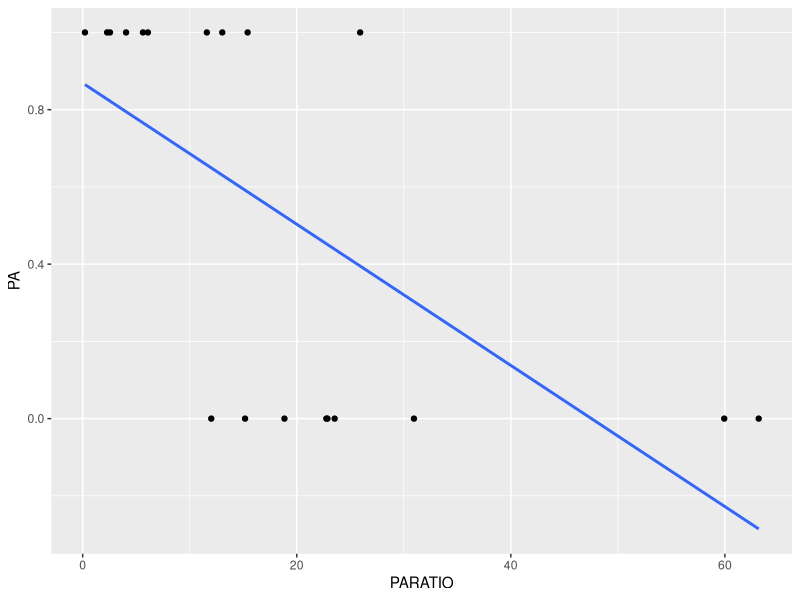
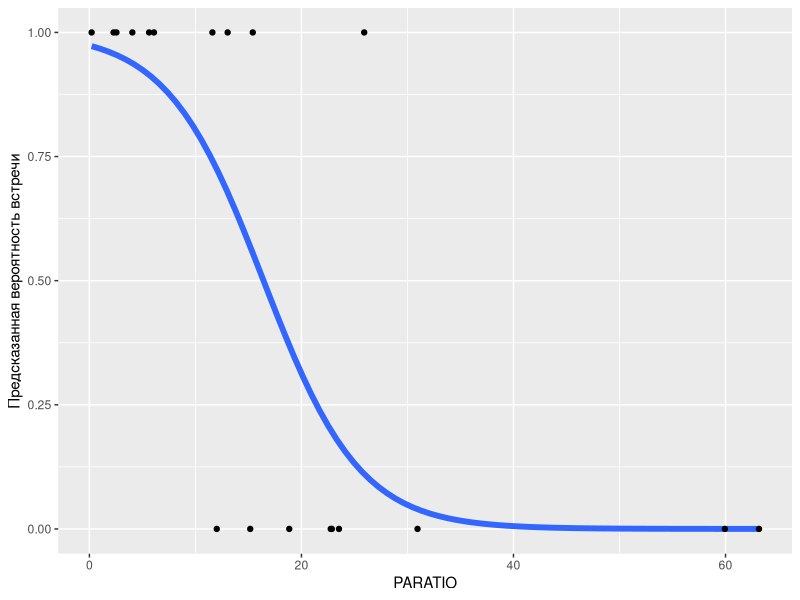
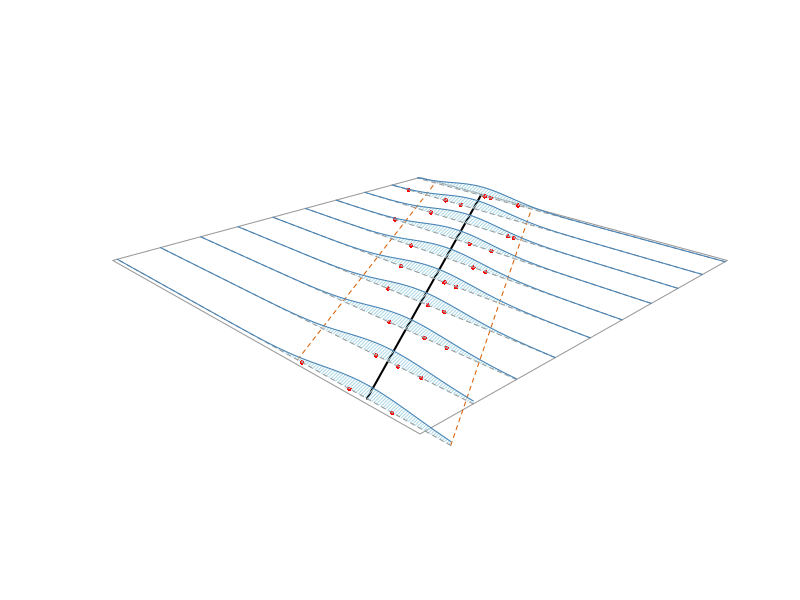
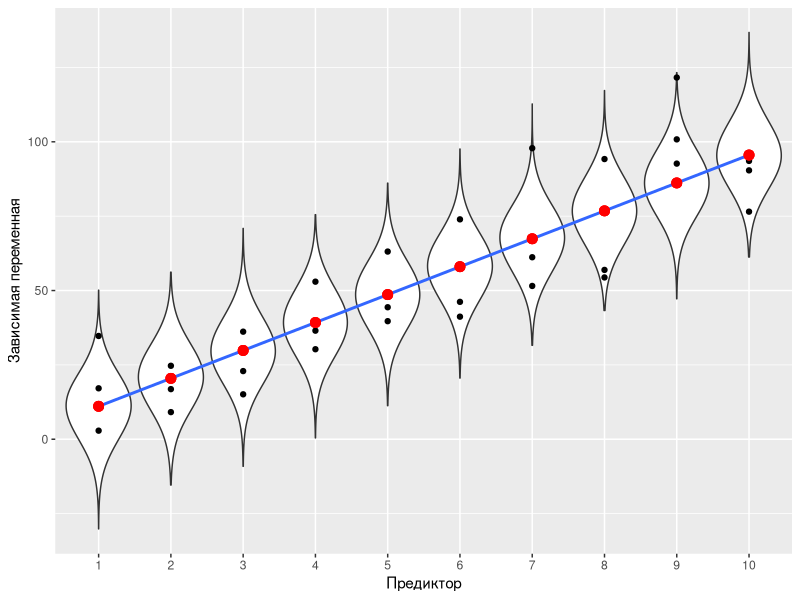
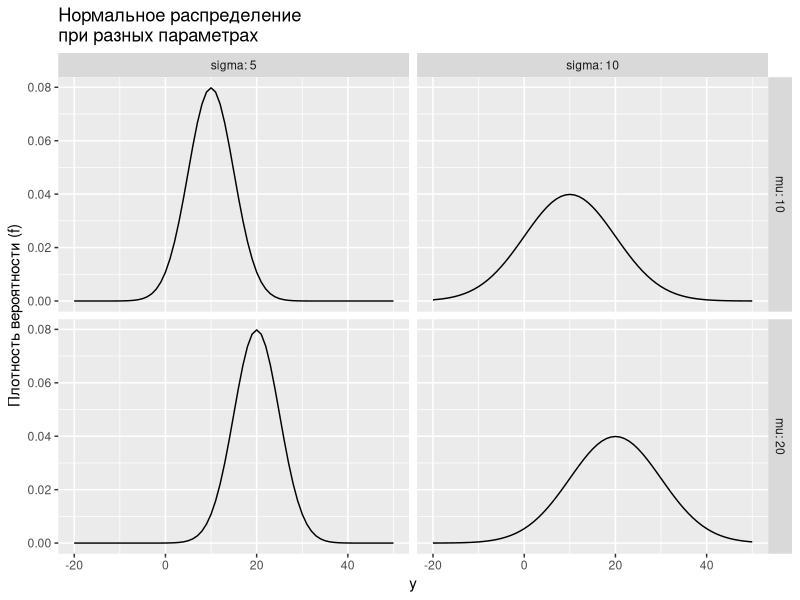
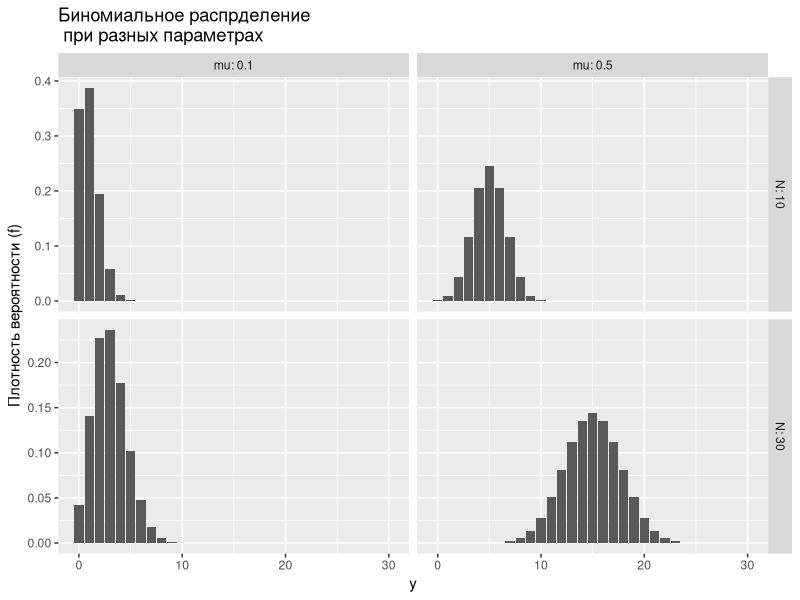
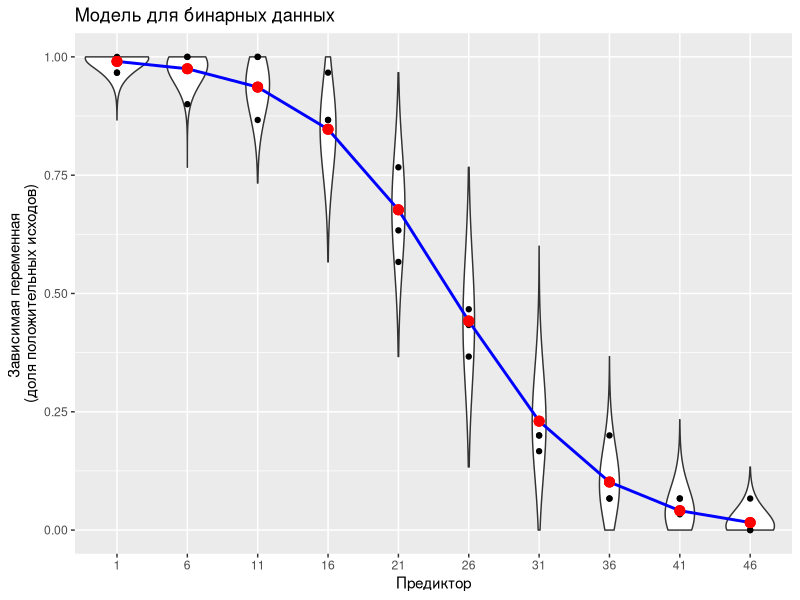
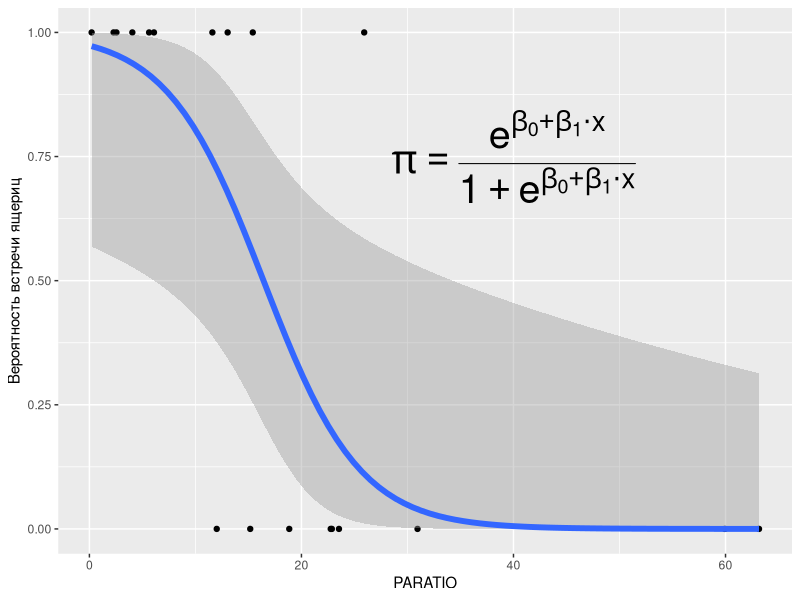

Reproduce these figures in R, in order. (Note: this script raises an error after producing the figures.)
## ---- chunk 1
# output options
options(width = 70, scipen = 6, digits = 3)
library(knitr)
# chunk default options
opts_chunk$set(fig.align='center', tidy = FALSE, fig.width = 7, fig.height = 3, warning = FALSE, cache = FALSE)
## ---- chunk 2
liz <- read.csv("data/polis.csv")
head(liz)
## ---- chunk 3
library(ggplot2)

ggplot(liz, aes(x=PARATIO, y=PA)) + geom_point() + geom_smooth(method="lm", se=FALSE)
## ---- chunk 4
fit <- lm(PA ~ PARATIO, data = liz)
summary(fit)
## ---- chunk 5

ggplot(liz, aes(x=PARATIO, y=PA)) + geom_smooth(method="glm", method.args = list(family="binomial"), se=FALSE, size = 2) + ylab("Предсказанная вероятность встречи") + geom_point()
## ---- chunk 6
## Based on code by Arthur Charpentier:
## http://freakonometrics.hypotheses.org/9593
## TODO: wrap it into a function and adapt it for use with other distributions
## as Markus Gesmann has done here
## http://www.magesblog.com/2015/08/visualising-theoretical-distributions.html

n <- 2


xy <- data.frame(X = rep(1:10, 3))

xy$Y <- 10*xy$X + rnorm(30, 0, 15)

xy$predicted <- predict(lm(Y ~ X, data = xy))


# X <- sqrt(brain$MRINACount) 
# Y <- sqrt(brain$PIQ)

X <- xy$X
Y <- (xy$Y)


df <- data.frame(X , Y)

# regression
reggig <- glm(Y ~ X, data = df, family = gaussian(link = "identity"))

# empty plot
vX <- seq(min(X) - 0.1, max(X) + 0.1, length = n)
vY <- seq(min(Y) - 10, max(Y) + 10, length = n)
mat <- persp(x = vX, y = vY, z = matrix(0, n, n), 
             zlim = c(0, 0.1),
             theta =  - 45, phi = 20, expand = 0.1,
             ticktype  = "detailed",  box = FALSE, border = "gray60")

x <- seq(min(X), max(X), length = 501)

# expected values
C <- trans3d(x, predict(reggig, newdata = data.frame(X = x), type = "response"), rep(0, length(x)), mat)
lines(C, lwd = 2)

sdgig <- sqrt(summary(reggig)$dispersion)

# 1SD
y1 <- qnorm(.95, predict(reggig, newdata = data.frame(X = x), type = "response"),  sdgig)
C <- trans3d(x, y1, rep(0, length(x)), mat)
lines(C, lty = 2, col = "#d95f02")
y2 <- qnorm(.05, predict(reggig, newdata = data.frame(X = x), type = "response"),  sdgig)
C <- trans3d(x, y2, rep(0, length(x)), mat)
lines(C, lty = 2, col = "#d95f02")

# C <- trans3d(c(x, rev(x)), c(y1, rev(y2)), rep(0, 2 * length(x)), mat)
# polygon(C, border = NA, col = "yellow")

# data points
C <- trans3d(X, Y, rep(0, length(X)), mat)
points(C,  pch = 16, col = "red", cex = 0.6)

# density curves
n <- 10
vX <- seq(min(X), max(X), length = n)

mgig <- predict(reggig, newdata = data.frame(X = vX))

sdgig <- sqrt(summary(reggig)$dispersion)

for(j in n:1){
  stp <- 251
  x <- rep(vX[j], stp)
  y <- seq(min(min(Y) - 10, 
               qnorm(.05, 
                     predict(reggig, 
                             newdata = data.frame(X = vX[j]), 
                             type = "response"),  
                     sdgig)), 
           max(Y) + 10, 
           length = stp)
  z0 <- rep(0, stp)
  z <- dnorm(y,  mgig[j],  sdgig)
  C <- trans3d(c(x, x), c(y, rev(y)), c(z, z0), mat)
  polygon(C, border = NA, col = "light blue", density = 40)
  C <- trans3d(x, y, z0, mat)
  lines(C, lty = 2, col = "grey60")
  C <- trans3d(x, y, z, mat)
  lines(C, col = "steelblue")
}

## ---- chunk 7

# xy <- data.frame(X = rep(1:10, 3))
# xy$Y <- 10*xy$X + rnorm(30, 0, 10)
# xy$predicted <- predict(lm(Y ~ X, data = xy))
# 

rand_df <- matrix(rep(NA,100000), ncol = 10)
for(i in 1:10) rand_df[,i] <- rnorm(10000, xy$predicted[i], 10)

rand_df <- data.frame(X = rep(xy$X, each = 10000), Y = as.vector(rand_df))



ggplot(xy, aes(x = X, y = Y)) + geom_violin(data = rand_df, aes(x = factor(X)), adjust = 5 ) + geom_point() + geom_smooth(method = "lm", se = F) + geom_point(data = xy, aes(x = X, y = predicted), color = "red", size = 3) + labs(x = "Предиктор", y = "Зависимая переменная") 
## ---- chunk 8
library(ggplot2)
mu1 <- 10
mu2 <- 20
sigma1 <- 5
sigma2 <- 10
y <- -20:50
pi <- data.frame(y = rep(y, 4), pi = c(dnorm(y, mu1, sigma1), dnorm(y, mu1, sigma2), dnorm(y, mu2, sigma1), dnorm(y, mu2, sigma2)), mu = rep(c(mu1, mu2), each = 2*length(y)), sigma = rep(c(sigma1, sigma2, sigma1, sigma2), each = length(y)) )

ggplot(pi, aes(x = y, y = pi)) + geom_line(stat = "identity") + facet_grid(mu~sigma, labeller = label_both, scales = "free_y") + ggtitle("Нормальное распределение \nпри разных параметрах") + ylab("Плотность вероятности (f)")

## ---- chunk 9
mu1 <- 0.1
mu2 <- 0.5
N1 <- 10
N2 <- 30

y <-seq(0, 30, 1)

pi <- data.frame(y = rep(y, 4), pi = c(dbinom(y, size = N1, prob = mu1), dbinom(y,  size = N2, prob = mu1), dbinom(y,  size = N1, prob = mu2), dbinom(y,  size = N2, prob = mu2)),  mu = rep(c(mu1, mu2), each = 2*length(y)), N = rep(c(N1, N2, N1, N2), each = length(y)))

ggplot(pi, aes(x = y, y = pi)) + geom_bar(stat = "identity") + facet_grid(N~mu,  scales = "free_y", labeller = label_both) + ggtitle("Биномиальное распрделение \n при разных параметрах") + ylab("Плотность вероятности (f)")

## ---- chunk 10

xy <- data.frame(X = rep(seq(1,50, 5), 3))
p <- -0.2*xy$X + 5
p <- exp(p) / (1 + exp(p))

Size = length(xy$X)

xy$Y <- rbinom(30, Size, p)/Size

Mod <- glm(Y ~ X, data = xy, family = "binomial")



xy$predicted <- predict(Mod, type = "response")


rand_df <- matrix(rep(NA,100000), ncol = 10)



for(i in 1:10) rand_df[,i] <- rbinom(10000, Size, xy$predicted[i]) / Size

rand_df <- data.frame(X = rep(xy$X, each = 10000), Y = as.vector(rand_df))

pred_df <- data.frame(X = unique(xy$X))
pred_df$predicted <- predict(Mod, type = "response", newdata = pred_df)

    ggplot(data = xy, aes(x = factor(X), y = Y)) + geom_violin(data = rand_df, aes(x = factor(X)), adjust = 10) + geom_point(data = xy, aes(x = factor(X), y = Y)) + geom_path(data = pred_df, aes(x = factor(X), y = predicted, group = 1), color = "blue", size = 1) + geom_point(data = xy, aes(x = factor(X), y = predicted), color = "red", size = 3) + labs(x = "Предиктор", y = "Зависимая переменная \n(доля положительных исходов)") + ggtitle("Модель для бинарных данных") 

## ---- chunk 11
liz_model <- glm(PA ~ PARATIO , family="binomial", data = liz)
summary(liz_model)
## ---- chunk 12
summary(liz_model)
## ---- chunk 13
(Dev_resid <- -2*as.numeric(logLik(liz_model))) #Остаточная девианса

(Dev_nul <- -2*as.numeric(logLik(update(liz_model, ~-PARATIO)))) #Нулевая девианса
## ---- chunk 14
(G2 <- Dev_nul - Dev_resid)
## ---- chunk 15
#Остаточная девианса
Dev_resid <- -2*as.numeric(logLik(liz_model)) 

#Нулевая девианса
Dev_nul <- -2*as.numeric(logLik(update(liz_model, ~-PARATIO)))

# Значение критерия 
(G2 <- Dev_nul - Dev_resid)

(p_value <- 1 - pchisq(G2, df = 1))

## ---- chunk 16
library(car)
Anova(liz_model)


## ---- chunk 17
coef(liz_model)
## ---- chunk 18
exp(coef(liz_model)[2])
## ---- chunk 19
ggplot(liz, aes(x=PARATIO, y=PA)) + geom_point() + geom_smooth(method="glm", method.args = list(family="binomial"), se=TRUE, size = 2) + ylab("Вероятность встречи ящериц") + annotate("text", x=40, y=0.75, parse=TRUE, label = "pi == frac(e ^ {beta[0]+beta[1] %.% x}, 1 + e ^ {beta[0]+beta[1] %.% x})", size = 10)
## ---- chunk 20
confint(liz_model) # для логитов
exp(confint(liz_model)) # для отношения шансов 

## ---- chunk 21
MyData <- data.frame(PARATIO = 
        seq(min(liz$PARATIO), max(liz$PARATIO)))

MyData$Predicted <- predict(liz_model, 
                            newdata = MyData, 
                            type = "response")

ggplot(MyData, aes(x = PARATIO, y = Predicted)) + 
  geom_line(size=2, color = "blue") + 
  xlab("Отношение периметра к площади") + 
  ylab ("Вероятность") + 
  ggtitle("Вероятность встречи ящериц")

## ---- chunk 22
# Создаем искуственный набор данных
MyData <- data.frame(PARATIO = seq(min(liz$PARATIO), max(liz$PARATIO)))

# Формируем модельную матрицу для искуственно созданных данных
X <- model.matrix( ~ PARATIO, data = MyData)

## ---- chunk 23
# Вычисляем параметры подобранной модели и ее матрицу ковариаций
betas    <- coef(liz_model) # Векор коэффицентов
Covbetas <- vcov(liz_model) # Ковариационная матрица

# Вычисляем предсказанные значения, перемножая модельную матрицу на вектор 
# коэффициентов
MyData$eta <- X %*% betas
## ---- chunk 24
# Переводим предсказанные значения из логитов в вероятности
MyData$Pi  <- exp(MyData$eta) / (1 + exp(MyData$eta))

## ---- chunk 25
# Вычисляем стандартные отшибки путем перемножения матриц
  MyData$se <- sqrt(diag(X %*% Covbetas %*% t(X)))

# Вычисляем доверительные интервалы
MyData$CiUp  <- exp(MyData$eta + 1.96 *MyData$se) / 
  (1 + exp(MyData$eta  + 1.96 *MyData$se))

MyData$CiLow  <- exp(MyData$eta - 1.96 *MyData$se) / 
  (1 + exp(MyData$eta  - 1.96 *MyData$se))


## ---- chunk 26
ggplot(MyData, aes(x = PARATIO, y = Pi)) + 
  geom_line(aes(x = PARATIO, y = CiUp), 
            linetype = 2, size = 1) + 
  geom_line(aes(x = PARATIO, y = CiLow), 
            linetype = 2, size = 1) + 
  geom_line(color = "blue", size=2) + 
  ylab("Вероятность встречи")
## ---- chunk 27
EP <- resid(liz_model, type = "pearson") #Пирсоновские остатки
p <- length(coef(liz_model)) #число параметров в модели  
df <-   nrow(model.frame(liz_model)) - p #число степеней свободы
Overdisp <- sum(EP^2) / df

Overdisp
## ---- chunk 28

library(ggplot2)
liz_mod_diagn <- fortify(liz_model)
ggplot(liz_mod_diagn, aes(x = .fitted, y = .stdresid)) + geom_point()



## ---- chunk 29
library(dplyr)
liz_mod_diagn$group <- ntile(liz_mod_diagn$.fitted, 8)

resi_and_fit <- liz_mod_diagn %>%  group_by(group) %>%  summarise(mean_fit = mean(.fitted), mean_res = mean(.stdresid))

qplot(resi_and_fit$mean_fit, resi_and_fit$mean_res ) + geom_smooth(method = "lm")


## ---- chunk 30
surviv <- read.table("data/ICU.csv", header=TRUE, sep=";")
head(surviv)
## ---- chunk 31
surviv$PO2 <- factor(surviv$PO2)
surviv$PH <- factor(surviv$PH)
surviv$PCO <- factor(surviv$PCO)
surviv$BIC <- factor(surviv$BIC)
surviv$CRE <- factor(surviv$CRE)
surviv$LOC <- factor(surviv$LOC)
## ---- chunk 32
M1 <- glm(STA ~ ., family = "binomial", data = surviv)
summary(M1)
## ---- chunk 33
Anova(M1)

## ---- chunk 34
drop1(M1, test = "Chi")
M2 <- update(M1, .~.-CRE)
## ---- chunk 35
drop1(M2, test = "Chi")
M3 <- update(M2, .~.-CRN)
## ---- chunk 36
drop1(M3, test = "Chi")
M4 <- update(M3, .~.-INF)
## ---- chunk 37
drop1(M4, test = "Chi")
M5 <- update(M4, .~.-BIC)
## ---- chunk 38
drop1(M5, test = "Chi")
M6 <- update(M5, .~.-PO2)
## ---- chunk 39
drop1(M6, test = "Chi")
M7 <- update(M6, .~.-HRA)
## ---- chunk 40
drop1(M7, test = "Chi")
M8 <- update(M7, .~.-SER)
## ---- chunk 41
drop1(M8, test = "Chi")
M9 <- update(M8, .~.-FRA)
## ---- chunk 42
drop1(M9, test = "Chi")
M10 <- update(M9, .~.-RAC)
## ---- chunk 43
drop1(M10, test = "Chi")
M11 <- update(M10, .~.-SEX)
## ---- chunk 44
drop1(M11, test = "Chi")
M12 <- update(M11, .~.-CPR)
## ---- chunk 45
drop1(M12, test = "Chi")
M13 <- update(M12, .~.-PRE)
## ---- chunk 46
drop1(M13, test = "Chi")
M14 <- update(M13, .~.-PH)
## ---- chunk 47
drop1(M14, test = "Chi")
M15 <- update(M14, .~.-PCO)
## ---- chunk 48
drop1(M15, test = "Chi")
## ---- chunk 49
anova(M1, M15, test = "Chi")
## ---- chunk 50
M15_diag <- data.frame(.fitted = predict(M15), 
    .pears_resid = residuals(M15, type = "pearson"))

M15_diag$group <- ntile(M15_diag$.fitted, 10)


resi_and_fit <- M15_diag %>%  group_by(group) %>%  summarise(mean_fit = mean(.fitted), mean_res = mean(.pears_resid))


ggplot(fortify(M15), aes(x = .fitted, y = .stdresid)) + geom_point() +  geom_smooth()

## ---- chunk 51
E <- resid(M15, type = "pearson") #Пирсоновские остатки
p <- length(coef(M15)) #число параметров в модели  
df <-   nrow(model.frame(M15)) - p #число степеней свободы
Overdisp <- sum(E^2) / df

Overdisp
## ---- chunk 52
exp(coef(M15)[3])
## ---- chunk 53
MyData = expand.grid(AGE = seq(min(surviv$AGE), max(surviv$AGE), 1), CAN = levels(surviv$CAN),  SYS = seq(min(surviv$SYS), max(surviv$SYS), 10),  LOC =  levels(surviv$LOC), TYP = "Emergency") 

MyData$Predicted <- predict(M15, newdata = MyData, type = "response")



ggplot(MyData, aes(x=SYS, y = Predicted, color = AGE, group = AGE)) + geom_line() + facet_grid(LOC~ CAN, labeller = label_both) + scale_color_gradient(low = "green",  high = "red") + labs(label = list(x = "Давление в момент реанимации (SYS)", y = "Вероятность гибели", color = "Возраст", title = "Предсказания модели"))
